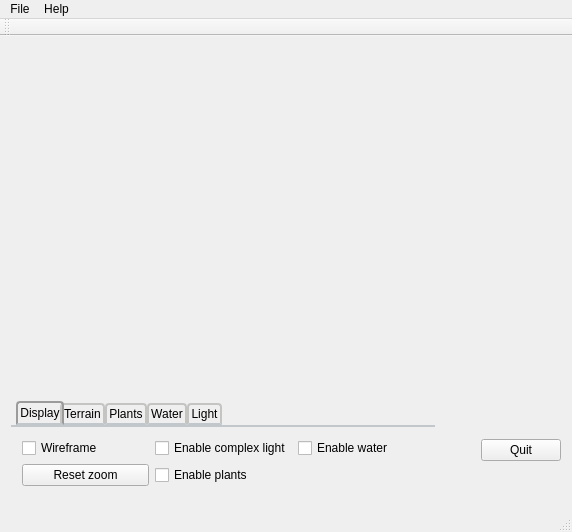
<?xml version="1.0" encoding="UTF-8"?>
<ui version="4.0">
 <class>MainWindow</class>
 <widget class="QMainWindow" name="MainWindow">
  <property name="windowModality">
   <enum>Qt::ApplicationModal</enum>
  </property>
  <property name="geometry">
   <rect>
    <x>0</x>
    <y>0</y>
    <width>572</width>
    <height>532</height>
   </rect>
  </property>
  <property name="windowTitle">
   <string>OpenGL Terrain Generator</string>
  </property>
  <widget class="QWidget" name="centralWidget">
   <layout class="QVBoxLayout" name="verticalLayout">
    <item>
     <widget class="GLWidget" name="myGLWidget" native="true">
      <property name="sizePolicy">
       <sizepolicy hsizetype="Expanding" vsizetype="Expanding">
        <horstretch>0</horstretch>
        <verstretch>0</verstretch>
       </sizepolicy>
      </property>
     </widget>
    </item>
    <item>
     <layout class="QHBoxLayout" name="horizontalLayout_2">
      <item>
       <widget class="QTabWidget" name="tabWidget">
        <property name="sizePolicy">
         <sizepolicy hsizetype="Expanding" vsizetype="Preferred">
          <horstretch>0</horstretch>
          <verstretch>0</verstretch>
         </sizepolicy>
        </property>
        <property name="styleSheet">
         <string notr="true">QTabWidget::pane { /* The tab widget frame */
    border-top: 2px solid #C2C7CB;
}

QTabWidget::tab-bar {
    left: 5px; /* move to the right by 5px */
}

/* Style the tab using the tab sub-control. Note that
    it reads QTabBar _not_ QTabWidget */
QTabBar::tab {
    background: qlineargradient(x1: 0, y1: 0, x2: 0, y2: 1,
                                stop: 0 #E1E1E1, stop: 0.4 #DDDDDD,
                                stop: 0.5 #D8D8D8, stop: 1.0 #D3D3D3);
    border: 2px solid #C4C4C3;
    border-bottom-color: #C2C7CB; /* same as the pane color */
    border-top-left-radius: 4px;
    border-top-right-radius: 4px;
    min-width: 8ex;
    padding: 2px;
}

QTabBar::tab:selected, QTabBar::tab:hover {
    background: qlineargradient(x1: 0, y1: 0, x2: 0, y2: 1,
                                stop: 0 #fafafa, stop: 0.4 #f4f4f4,
                                stop: 0.5 #e7e7e7, stop: 1.0 #fafafa);
}

QTabBar::tab:selected {
    border-color: #9B9B9B;
    border-bottom-color: #C2C7CB; /* same as pane color */
}

QTabBar::tab:!selected {
    margin-top: 2px; /* make non-selected tabs look smaller */
}

/* make use of negative margins for overlapping tabs */
QTabBar::tab:selected {
    /* expand/overlap to the left and right by 4px */
    margin-left: -4px;
    margin-right: -4px;
}

QTabBar::tab:first:selected {
    margin-left: 0; /* the first selected tab has nothing to overlap with on the left */
}

QTabBar::tab:last:selected {
    margin-right: 0; /* the last selected tab has nothing to overlap with on the right */
}

QTabBar::tab:only-one {
    margin: 0; /* if there is only one tab, we don't want overlapping margins */
}</string>
        </property>
        <property name="currentIndex">
         <number>0</number>
        </property>
        <property name="elideMode">
         <enum>Qt::ElideNone</enum>
        </property>
        <property name="documentMode">
         <bool>false</bool>
        </property>
        <property name="tabsClosable">
         <bool>false</bool>
        </property>
        <property name="movable">
         <bool>true</bool>
        </property>
        <widget class="QWidget" name="tab_display">
         <attribute name="icon">
          <iconset resource="icons.qrc">
           <normaloff>:/icons/display.svg</normaloff>:/icons/display.svg</iconset>
         </attribute>
         <attribute name="title">
          <string>Display</string>
         </attribute>
         <attribute name="toolTip">
          <string>&lt;html&gt;&lt;head/&gt;&lt;body&gt;&lt;p align=&quot;center&quot;&gt;&lt;span style=&quot; font-weight:600;&quot;&gt;Display&lt;/span&gt;&lt;/p&gt;&lt;p&gt;&lt;span style=&quot; font-size:7pt;&quot;&gt;Contains settings related to how the models are displayed in the 3D environment such as wireframe view, zooming etc.&lt;/span&gt;&lt;/p&gt;&lt;/body&gt;&lt;/html&gt;</string>
         </attribute>
         <layout class="QHBoxLayout" name="horizontalLayout">
          <item>
           <layout class="QGridLayout" name="gridLayout">
            <item row="0" column="0">
             <widget class="QCheckBox" name="checkBox">
              <property name="text">
               <string>Wireframe</string>
              </property>
             </widget>
            </item>
            <item row="1" column="0">
             <widget class="QPushButton" name="pushButton_2">
              <property name="text">
               <string>Reset zoom</string>
              </property>
             </widget>
            </item>
            <item row="0" column="2">
             <widget class="QCheckBox" name="checkBox_2">
              <property name="text">
               <string>Enable complex light</string>
              </property>
             </widget>
            </item>
            <item row="1" column="2">
             <widget class="QCheckBox" name="checkBox_3">
              <property name="text">
               <string>Enable plants</string>
              </property>
             </widget>
            </item>
            <item row="0" column="3">
             <widget class="QCheckBox" name="checkBox_4">
              <property name="text">
               <string>Enable water</string>
              </property>
             </widget>
            </item>
           </layout>
          </item>
         </layout>
        </widget>
        <widget class="QWidget" name="tab_terrain">
         <attribute name="icon">
          <iconset resource="icons.qrc">
           <normaloff>:/icons/terrain2.svg</normaloff>:/icons/terrain2.svg</iconset>
         </attribute>
         <attribute name="title">
          <string>Terrain</string>
         </attribute>
         <attribute name="toolTip">
          <string>&lt;html&gt;&lt;head/&gt;&lt;body&gt;&lt;p align=&quot;center&quot;&gt;&lt;span style=&quot; font-weight:600;&quot;&gt;Terrain&lt;/span&gt;&lt;/p&gt;&lt;p&gt;&lt;span style=&quot; font-size:7pt;&quot;&gt;Contains settings related to the generation of the terrain such as heightmap used, generation algorithm, average height etc.&lt;/span&gt;&lt;/p&gt;&lt;/body&gt;&lt;/html&gt;</string>
         </attribute>
        </widget>
        <widget class="QWidget" name="tab_plants">
         <attribute name="icon">
          <iconset resource="icons.qrc">
           <normaloff>:/icons/plants.svg</normaloff>:/icons/plants.svg</iconset>
         </attribute>
         <attribute name="title">
          <string>Plants</string>
         </attribute>
         <attribute name="toolTip">
          <string>&lt;html&gt;&lt;head/&gt;&lt;body&gt;&lt;p align=&quot;center&quot;&gt;&lt;span style=&quot; font-weight:600;&quot;&gt;Plants&lt;/span&gt;&lt;/p&gt;&lt;p&gt;&lt;span style=&quot; font-size:7pt;&quot;&gt;Contains settings related to the generation of the plants that can be placed on the terrain&lt;/span&gt;&lt;/p&gt;&lt;/body&gt;&lt;/html&gt;</string>
         </attribute>
        </widget>
        <widget class="QWidget" name="tab_water">
         <attribute name="icon">
          <iconset resource="icons.qrc">
           <normaloff>:/icons/water.svg</normaloff>:/icons/water.svg</iconset>
         </attribute>
         <attribute name="title">
          <string>Water</string>
         </attribute>
        </widget>
        <widget class="QWidget" name="tab_light">
         <attribute name="icon">
          <iconset resource="icons.qrc">
           <normaloff>:/icons/light.svg</normaloff>:/icons/light.svg</iconset>
         </attribute>
         <attribute name="title">
          <string>Light</string>
         </attribute>
        </widget>
       </widget>
      </item>
      <item>
       <spacer name="horizontalSpacer">
        <property name="orientation">
         <enum>Qt::Horizontal</enum>
        </property>
        <property name="sizeType">
         <enum>QSizePolicy::Minimum</enum>
        </property>
        <property name="sizeHint" stdset="0">
         <size>
          <width>40</width>
          <height>20</height>
         </size>
        </property>
       </spacer>
      </item>
      <item>
       <widget class="QPushButton" name="pushButtonQuit">
        <property name="text">
         <string>Quit</string>
        </property>
       </widget>
      </item>
     </layout>
    </item>
   </layout>
  </widget>
  <widget class="QMenuBar" name="menuBar">
   <property name="geometry">
    <rect>
     <x>0</x>
     <y>0</y>
     <width>572</width>
     <height>22</height>
    </rect>
   </property>
   <widget class="QMenu" name="menuFile">
    <property name="title">
     <string>File</string>
    </property>
    <addaction name="actionLoad_terrain"/>
    <addaction name="actionSettings"/>
    <addaction name="actionSave"/>
    <addaction name="actionSave_As"/>
    <addaction name="separator"/>
    <addaction name="actionClose"/>
   </widget>
   <widget class="QMenu" name="menuHelp">
    <property name="title">
     <string>Help</string>
    </property>
    <addaction name="separator"/>
    <addaction name="separator"/>
    <addaction name="separator"/>
    <addaction name="actionHelp"/>
    <addaction name="actionAbout"/>
   </widget>
   <addaction name="menuFile"/>
   <addaction name="menuHelp"/>
  </widget>
  <widget class="QToolBar" name="mainToolBar">
   <attribute name="toolBarArea">
    <enum>TopToolBarArea</enum>
   </attribute>
   <attribute name="toolBarBreak">
    <bool>false</bool>
   </attribute>
  </widget>
  <widget class="QStatusBar" name="statusBar"/>
  <action name="actionLoad_terrain">
   <property name="icon">
    <iconset resource="icons.qrc">
     <normaloff>:/icons/open.svg</normaloff>:/icons/open.svg</iconset>
   </property>
   <property name="text">
    <string>Load terrain...</string>
   </property>
   <property name="shortcut">
    <string>Ctrl+L</string>
   </property>
  </action>
  <action name="actionSave">
   <property name="icon">
    <iconset resource="icons.qrc">
     <normaloff>:/icons/save.svg</normaloff>:/icons/save.svg</iconset>
   </property>
   <property name="text">
    <string>Save</string>
   </property>
   <property name="shortcut">
    <string>Ctrl+S</string>
   </property>
  </action>
  <action name="actionSave_As">
   <property name="text">
    <string>Save As...</string>
   </property>
   <property name="shortcut">
    <string>Ctrl+A</string>
   </property>
  </action>
  <action name="actionClose">
   <property name="icon">
    <iconset resource="icons.qrc">
     <normaloff>:/icons/quit.svg</normaloff>:/icons/quit.svg</iconset>
   </property>
   <property name="text">
    <string>Close</string>
   </property>
   <property name="shortcut">
    <string>Ctrl+Q</string>
   </property>
  </action>
  <action name="actionHelp">
   <property name="icon">
    <iconset resource="icons.qrc">
     <normaloff>:/icons/help.svg</normaloff>:/icons/help.svg</iconset>
   </property>
   <property name="text">
    <string>Help</string>
   </property>
  </action>
  <action name="actionAbout">
   <property name="icon">
    <iconset resource="icons.qrc">
     <normaloff>:/icons/about.svg</normaloff>:/icons/about.svg</iconset>
   </property>
   <property name="text">
    <string>About</string>
   </property>
  </action>
  <action name="actionSettings">
   <property name="icon">
    <iconset resource="icons.qrc">
     <normaloff>:/icons/settings.svg</normaloff>:/icons/settings.svg</iconset>
   </property>
   <property name="text">
    <string>Settings</string>
   </property>
  </action>
 </widget>
 <layoutdefault spacing="6" margin="11"/>
 <customwidgets>
  <customwidget>
   <class>GLWidget</class>
   <extends>QWidget</extends>
   <header>glwidget.h</header>
   <container>1</container>
   <slots>
    <slot>toggleWireframe(bool)</slot>
    <slot>setXRotation(int)</slot>
    <slot>setYRotation(int)</slot>
    <slot>setZRotation(int)</slot>
    <slot>resetZoom()</slot>
   </slots>
  </customwidget>
 </customwidgets>
 <resources>
  <include location="icons.qrc"/>
 </resources>
 <connections>
  <connection>
   <sender>pushButtonQuit</sender>
   <signal>clicked()</signal>
   <receiver>MainWindow</receiver>
   <slot>close()</slot>
   <hints>
    <hint type="sourcelabel">
     <x>561</x>
     <y>458</y>
    </hint>
    <hint type="destinationlabel">
     <x>370</x>
     <y>285</y>
    </hint>
   </hints>
  </connection>
  <connection>
   <sender>checkBox</sender>
   <signal>toggled(bool)</signal>
   <receiver>myGLWidget</receiver>
   <slot>toggleWireframe(bool)</slot>
   <hints>
    <hint type="sourcelabel">
     <x>216</x>
     <y>455</y>
    </hint>
    <hint type="destinationlabel">
     <x>210</x>
     <y>98</y>
    </hint>
   </hints>
  </connection>
  <connection>
   <sender>actionClose</sender>
   <signal>triggered()</signal>
   <receiver>MainWindow</receiver>
   <slot>close()</slot>
   <hints>
    <hint type="sourcelabel">
     <x>-1</x>
     <y>-1</y>
    </hint>
    <hint type="destinationlabel">
     <x>285</x>
     <y>265</y>
    </hint>
   </hints>
  </connection>
  <connection>
   <sender>pushButton_2</sender>
   <signal>clicked()</signal>
   <receiver>myGLWidget</receiver>
   <slot>resetZoom()</slot>
   <hints>
    <hint type="sourcelabel">
     <x>90</x>
     <y>468</y>
    </hint>
    <hint type="destinationlabel">
     <x>32</x>
     <y>366</y>
    </hint>
   </hints>
  </connection>
 </connections>
</ui>
